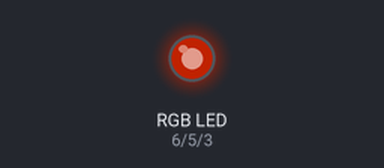
Recording of a sketch running on a simulated Arduino Uno, built with avr-gcc and run on an emulated ATmega328P. Parts: an RGB LED mixed from three pins (HIGH = lit). Dim RGB values are drawn brighter than linear.

Above: at 0.15 s.
At 5.25 s:
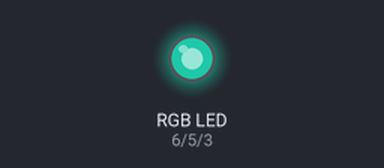
At 10.06 s:
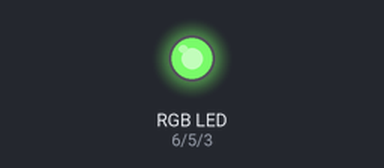
At 19.98 s:
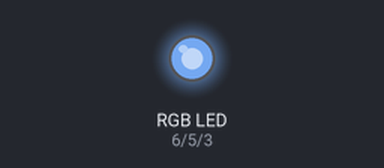
At 29.9 s:
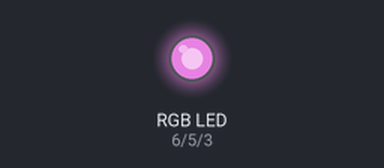
At 39.82 s:
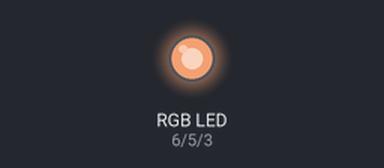
Timing chart, 0 to 39.7 s (numbered marks = the images above):
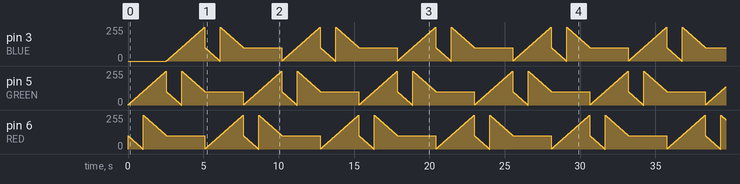

The sketch:

RGB_LED.ino
```cpp
//*******************************************************************************
// Project : RGB_LED Blink in Sensor Kit
// RGB_LED를 사용한 센서 켜기
// Board : Arduino Uno
//
// PWM은 Pulse Width Modulation의 약자로서, Pulse 폭을 조정해서 출력되는 디
// 지털 신호입니다. 전압이 균일한 교류 신호(구형파)를 생각해보면 Frequency와
// Duty라는 두 개의 파라미터가 있습니다. Frequency는 1초 동안 발진되는 파형
// 개수이고, Duty는 1개의 주기에서 On 되는 시간을 비율을 계산된 수치입니다
//*******************************************************************************

// Define Pins
#define BLUE 3 // BLUE , BLUE
#define GREEN 5 //White
#define RED 6

void setup()
{
  pinMode(RED, OUTPUT); // 핀모드
  pinMode(GREEN, OUTPUT);
  pinMode(BLUE, OUTPUT);
  digitalWrite(RED, HIGH);
  digitalWrite(GREEN, LOW);
  digitalWrite(BLUE, LOW);
}

// main loop
void loop()
{
  int redValue;
  int greenValue;
  int blueValue;

  redValue = 100; // 밝기조절
  greenValue = 0;
  blueValue = 0;

  for (int i = 0; i < 255; i += 1)
  {
    redValue -= 1;
    greenValue += 1;
    analogWrite(RED, redValue);
    analogWrite(GREEN, greenValue);
    delay(10); //pwm 조절을 위한 delay값 초단위로 움직인다 ex) 1 = 1초
  }

  redValue = 0;
  greenValue = 100;
  blueValue = 0;

  // Green, blue fade 반복문을 사용해서 다름 led 값을 불러옴
  for (int i = 0; i < 255; i += 1) {

    greenValue -= 1;
    blueValue += 1;
    analogWrite(GREEN, greenValue);
    analogWrite(BLUE, blueValue);
    delay(10);
  }

  redValue = 0;
  greenValue = 0;
  blueValue = 100;

  for (int i = 0; i < 255; i += 1) {
    blueValue -= 1;
    redValue += 1;
    analogWrite(BLUE, blueValue);
    analogWrite(RED, redValue);
    delay(10);
  }
}
```
